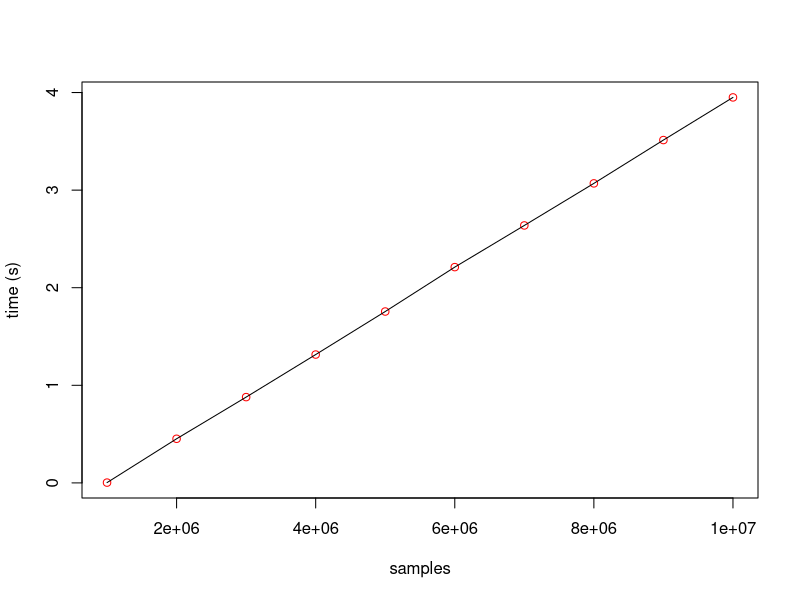

Generate this figure with R:
yv <- c(0.003, 0.452, 0.879, 1.315, 1.756, 2.211, 2.638, 3.069, 3.513, 3.950)
xv <- c(1:10) * 1000000

pdf("graphs/running_time.pdf")

plot(xv, yv, type="p", col = "red", ylab = "time (s)", xlab = "samples")

lines(xv, yv, col = "black")

dev.off()
